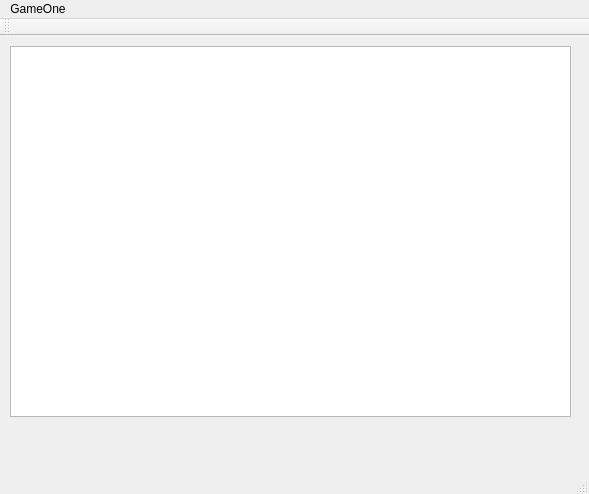
<?xml version="1.0" encoding="UTF-8"?>
<ui version="4.0">
 <class>MainWindow</class>
 <widget class="QMainWindow" name="MainWindow">
  <property name="geometry">
   <rect>
    <x>0</x>
    <y>0</y>
    <width>589</width>
    <height>494</height>
   </rect>
  </property>
  <property name="focusPolicy">
   <enum>Qt::StrongFocus</enum>
  </property>
  <property name="windowTitle">
   <string>MainWindow</string>
  </property>
  <widget class="QWidget" name="centralWidget">
   <widget class="QGraphicsView" name="graphicsView">
    <property name="geometry">
     <rect>
      <x>10</x>
      <y>10</y>
      <width>561</width>
      <height>371</height>
     </rect>
    </property>
   </widget>
  </widget>
  <widget class="QMenuBar" name="menuBar">
   <property name="geometry">
    <rect>
     <x>0</x>
     <y>0</y>
     <width>589</width>
     <height>21</height>
    </rect>
   </property>
   <widget class="QMenu" name="menuGameOne">
    <property name="title">
     <string>GameOne</string>
    </property>
   </widget>
   <addaction name="menuGameOne"/>
  </widget>
  <widget class="QToolBar" name="mainToolBar">
   <property name="windowTitle">
    <string>allah</string>
   </property>
   <attribute name="toolBarArea">
    <enum>TopToolBarArea</enum>
   </attribute>
   <attribute name="toolBarBreak">
    <bool>false</bool>
   </attribute>
  </widget>
  <widget class="QStatusBar" name="statusBar"/>
 </widget>
 <layoutdefault spacing="6" margin="11"/>
 <resources/>
 <connections/>
</ui>
